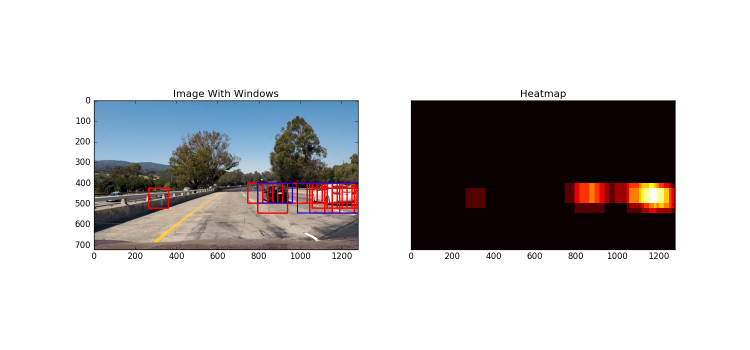
#> input picture image_with_heatmap.png, 1500 x 700 px (shown at 1/2 size)
$ python -i lesson_functions_old_combine.py   (imports and definitions only)   (older library calls are emulated)
#> lines starting #> are read from the running program, lines starting #| are printed output that depends on the picture
import matplotlib.pyplot as plt
import matplotlib.image as mpimg
import numpy as np
import cv2
import copy
from skimage.feature import hog, blob_doh, peak_local_max
# Define a function to return HOG features and visualization
def get_hog_features(img, orient, pix_per_cell, cell_per_block,
                        vis=False, feature_vec=True):
    # Call with two outputs if vis==True
    if vis == True:
        features, hog_image = hog(img, orientations=orient,
                                  pixels_per_cell=(pix_per_cell, pix_per_cell),
                                  cells_per_block=(cell_per_block, cell_per_block),
                                  transform_sqrt=True,
                                  visualise=vis, feature_vector=feature_vec)
        return features, hog_image
    # Otherwise call with one output
    else:
        features = hog(img, orientations=orient,
                       pixels_per_cell=(pix_per_cell, pix_per_cell),
                       cells_per_block=(cell_per_block, cell_per_block),
                       transform_sqrt=True,
                       visualise=vis, feature_vector=feature_vec)
        return features

# Define a function to compute binned color features
def bin_spatial(img, size=(32, 32)):
    # Use cv2.resize().ravel() to create the feature vector
    features = cv2.resize(img, size).ravel()
    # Return the feature vector
    return features

# Define a function to compute color histogram features
# NEED TO CHANGE bins_range if reading .png files with mpimg!
def color_hist(img, nbins=32, bins_range=(0, 256)):
    # Compute the histogram of the color channels separately
    channel1_hist = np.histogram(img[:,:,0], bins=nbins, range=bins_range)
    channel2_hist = np.histogram(img[:,:,1], bins=nbins, range=bins_range)
    channel3_hist = np.histogram(img[:,:,2], bins=nbins, range=bins_range)
    # Concatenate the histograms into a single feature vector
    hist_features = np.concatenate((channel1_hist[0], channel2_hist[0], channel3_hist[0]))
    # Return the individual histograms, bin_centers and feature vector
    return hist_features

# Define a function to extract features from a list of images
# Have this function call bin_spatial() and color_hist()
# [127 lines left out: functions extract_features, slide_window, draw_boxes, search_windows, not called in this run]


def single_img_features(img, color_space='RGB', spatial_size=(32, 32),
                        hist_bins=32, hist_range=(0, 256), orient=9,
                        pix_per_cell=8, cell_per_block=2, hog_channel=0,
                        spatial_feat=True, hist_feat=True, hog_feat=True):
    img_features = []
    # apply color conversion if other than 'RGB'
    if color_space != 'RGB':
        if color_space == 'HSV':
            feature_image = cv2.cvtColor(img, cv2.COLOR_RGB2HSV)
        elif color_space == 'LUV':
            feature_image = cv2.cvtColor(img, cv2.COLOR_RGB2LUV)
        elif color_space == 'HLS':
            feature_image = cv2.cvtColor(img, cv2.COLOR_RGB2HLS)
        elif color_space == 'YUV':
            feature_image = cv2.cvtColor(img, cv2.COLOR_RGB2YUV)
        elif color_space == 'YCrCb':
            feature_image = cv2.cvtColor(img, cv2.COLOR_RGB2YCrCb)
    else: feature_image = np.copy(img)

    if spatial_feat == True:
        spatial_features = bin_spatial(feature_image, size=spatial_size)
        img_features.append(spatial_features)
    if hist_feat == True:
        # Apply color_hist()
        hist_features = color_hist(feature_image, nbins=hist_bins,
                                    bins_range=hist_range)
        img_features.append(hist_features)
    if hog_feat == True:
    # Call get_hog_features() with vis=False, feature_vec=True
        if hog_channel == 'ALL':
            hog_features = []
            for channel in range(feature_image.shape[2]):
                hog_features.extend(get_hog_features(feature_image[:,:,channel],
                                    orient, pix_per_cell, cell_per_block,
                                    vis=False, feature_vec=True))
        else:
            hog_features = get_hog_features(feature_image[:,:,hog_channel], orient,
                        pix_per_cell, cell_per_block, vis=False, feature_vec=True)
        # Append the new feature vector to the features list
        img_features.append(hog_features)

    # Return list of feature vectors
    return np.concatenate(img_features)

# Combine overlapping boxes
# [80 lines left out: functions combine_boxes2, create_heatmap, blobs_to_windows, combine_boxes, not called in this run]


# Define a class to receive the characteristics of each line detection
class Window():
    # [13 lines left out: functions __init__, average_boxes, not called in this run]


>>> import cv2
>>> picture = cv2.cvtColor(cv2.imread('image_with_heatmap.png'), cv2.COLOR_BGR2RGB)
>>> result = single_img_features(picture)
#> in bin_spatial, `features = cv2.resize(img, size).ravel()`: features = 3072 values, max 255 at index 0, min 0 at index 919, mean 196.9
#> in single_img_features, `spatial_features = bin_spatial(feature_image, size=spatial_size)`: spatial_features has the same summary as features in bin_spatial
#> in color_hist, `hist_features = np.concatenate((channel1_hist[0], channel2_hist[0], ch..`: hist_features = 96 values, max 734410 at index 31, min 198 at index 59, mean 32812.5
#> in get_hog_features, `features = hog(img, orientations=orient, pixels_per_cell=(pix_per_cell..`:
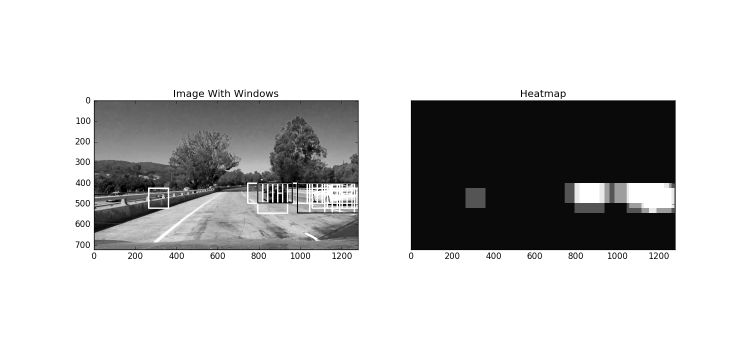
#> img: shape (700, 1500) (shown at 1/2 size); min 0, max 255, mean 198.6

$ run again, on sliding_windows.png
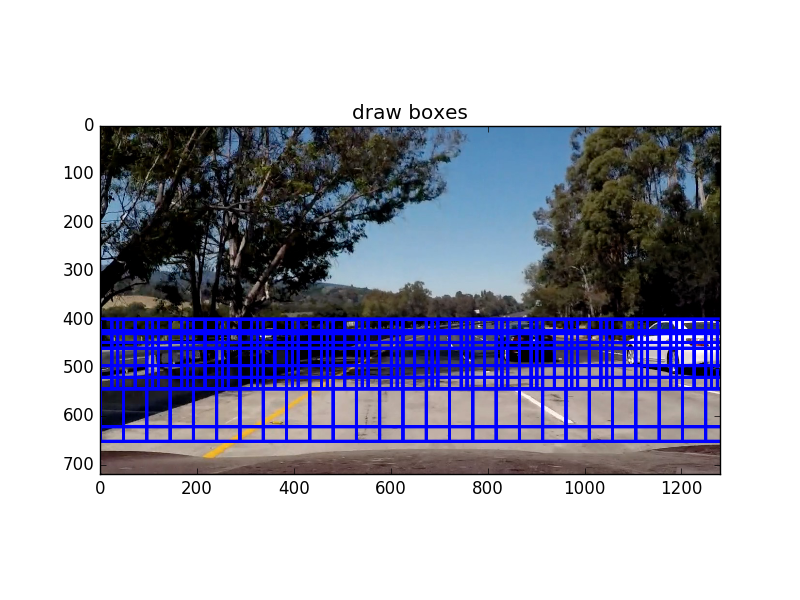
#> input picture sliding_windows.png, 800 x 600 px
#> features = 3072 values, max 255 at index 0, min 0 at index 988, mean 179.4
#> spatial_features has the same summary as features in bin_spatial
#> in color_hist, `hist_features = np.concatenate((channel1_hist[0], channel2_hist[0], ch..`: hist_features = 96 values, max 290135 at index 95, min 135 at index 58, mean 15000
#> in get_hog_features, `features = hog(img, orientations=orient, pixels_per_cell=(pix_per_cell..`:
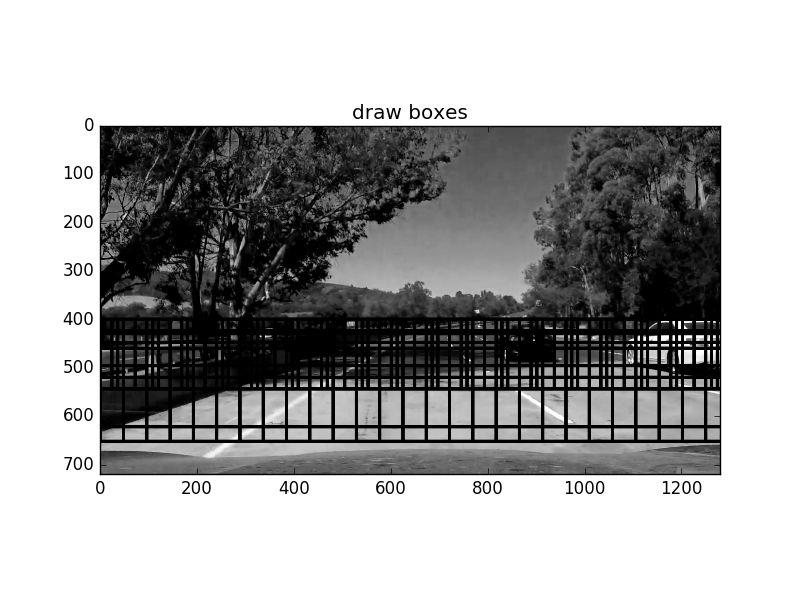
#> img: shape (600, 800); min 0, max 255, mean 170.2
